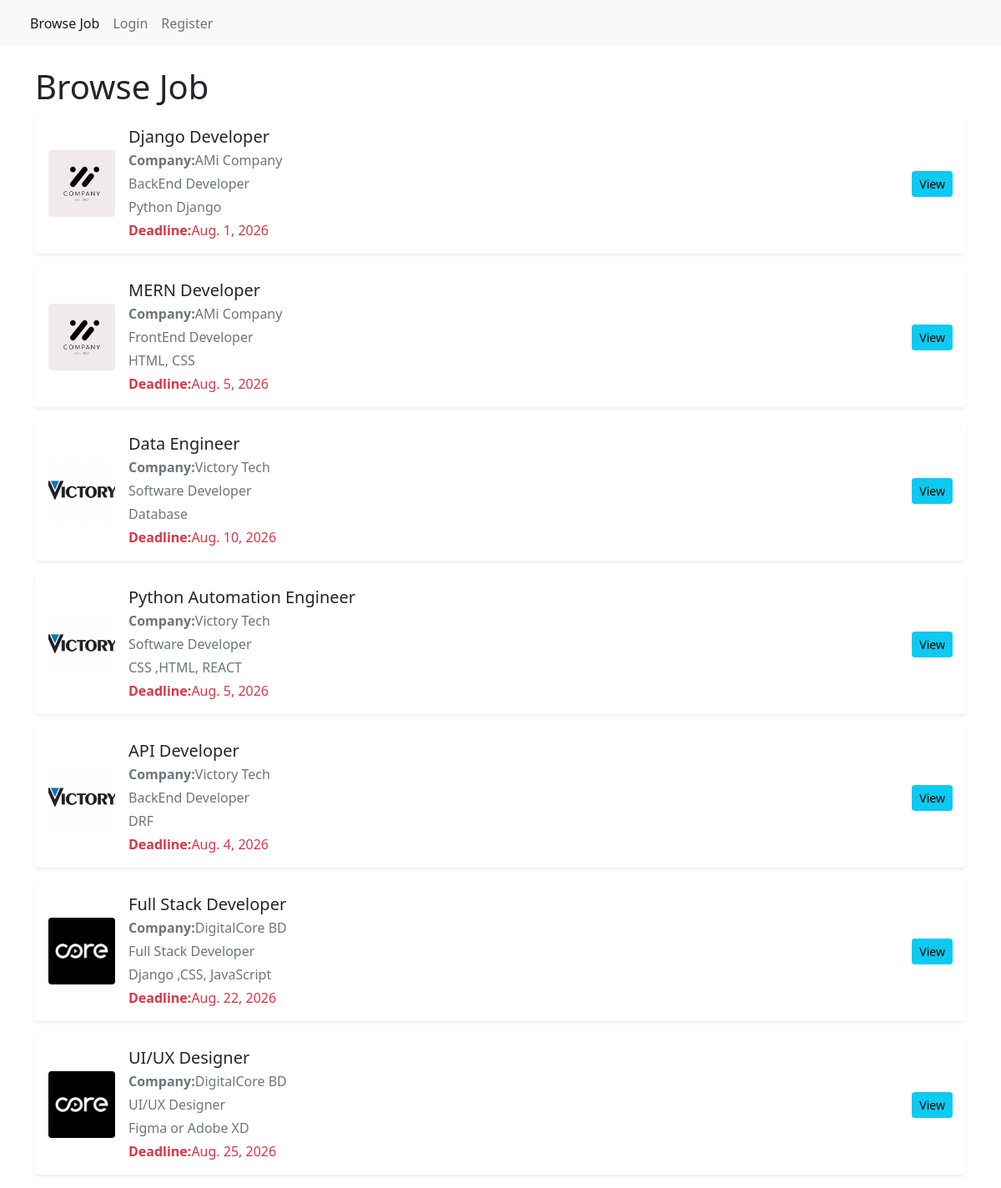
Screenshot of /browse-job/ with the database file from the repository.
### JobPortalApp/models.py (models this page shows, shortened)
class JobPostModel(models.Model):
    title = models.CharField(max_length=100,null=True)
    numer_of_opening = models.PositiveBigIntegerField(null=True)
    category = models.ForeignKey(
        categoryModel,
        on_delete=models.CASCADE,
        null=True
        )
    post_by = models.ForeignKey(
        RecruitersModel,
        on_delete=models.CASCADE,
        related_name='job_post_info',
        null=True
        )
    desciption = models.TextField(null=True)
    skill_set = models.CharField(null=True)
    deadline = models.DateField(null=True)
    created_at = models.DateField(auto_now_add=True,null=True)
    updated_at = models.DateField(auto_now_add=True,null=True)

class RecruitersModel(models.Model):
    recruiter = models.OneToOneField(
        UserModel,
        on_delete=models.CASCADE,
        related_name='recruiter_profile',
        null=True
        )
    company_name = models.CharField(null=True)
    address = models.TextField(null=True)
    contract = models.CharField(max_length=20,null=True)
    logo = models.ImageField(upload_to='company_logo',null=True)
    created_at = models.DateField(auto_now_add=True,null=True)
    updated_at = models.DateField(auto_now_add=True,null=True)

class categoryModel(models.Model):
    name = models.CharField(max_length=100,null=True)

### JobPortalApp/views.py (the view, shortened to what this page needs)
# urls.py: path('browse-job/',browse_job,name='browse_job'),
def browse_job(request):
    search_query = request.GET.get('search_query', '').strip()
    job_data = JobPostModel.objects.all()
    context = {
        'job_data': job_data,
        'search_query': search_query,
    }
    return render(request, 'browse-job.html', context)

### JobPortalApp/templates/browse-job.html (shortened to what this page needs)
{% extends 'master/base.html' %}
{% block content %}
  <h1>Browse Job</h1>
  {% for job in job_data %}
  <div class="card shadow-sm border-0 mb-3 mt-2">
  <div class="card-body">
      <div class="d-flex align-items-center">
        <div class="flex-shrink-0 me-3">
          <img src="{{ job.post_by.logo.url}}"
          alt="{{ job.post_by.company_name}}"
          class="rounded"
          style="width: 80px; height: 80px; object-fit: cover;">
        </div>
         <div class="flex-grow-1">
          <h5 class="mb-1">{{job.title}}</h5>
          <p class="mb-1 text-muted"><strong>Company:</strong>{{job.post_by.company_name}}</p>
          <p class="mb-1 text-muted">{{job.category.name}}</p>
          <p class="mb-1 text-muted">{{job.skill_set}}</p>
          <p class="mb-0 text-danger"><strong>Deadline:</strong></span>{{job.deadline}}</p>
         </div>
         <div class="text-end">
          <a href="{% url 'job_details' job.id %}" class="btn btn-sm btn-info">View</a>
         </div>
      </div>
    </div>
  </div>
  {% endfor %}
{% endblock %}

### JobPortalApp/templates/master/base.html (shortened to what this page needs)
<!DOCTYPE html>
<html lang="en">
  <head>
    <link href="https://cdn.jsdelivr.net/npm/bootstrap@5.0.2/dist/css/bootstrap.min.css" rel="stylesheet" />
  </head>
  <body>
    {% include 'master/nav.html' %}
    <div class="container mt-4">
      {% block content %}
      {% endblock %}
    </div>
  </body>
</html>

### JobPortalApp/templates/master/nav.html (shortened to what this page needs)
<nav class="navbar navbar-expand-lg navbar-light bg-light">
  <div class="container-fluid">
    <div class="collapse navbar-collapse" id="navbarNav">
      <ul class="navbar-nav">
        <li class="nav-item">
          <a class="nav-link active" aria-current="page" href="{% url 'browse_job' %}">Browse Job</a>
        </li>
         {% if request.user.is_authenticated  %}
        <li class="nav-item">
          <a class="nav-link active" aria-current="page" href="{% url 'dashboard' %}">Dashboard</a>
        </li>
        {% if request.user.user_type == 'Jobseekers' %}
        <li class="nav-item">
          <a class="nav-link active" aria-current="page" href="{% url 'my_application' %}">My Application</a>
        </li>
        {% endif %}
        <li class="nav-item">
          <a class="nav-link active" aria-current="page" href="{% url 'profile_view' %}">Profile</a>
        </li>
        <li class="nav-item">
          <a class="nav-link" href="{% url 'logout_page' %}">Logout</a>
        </li>
        {% else %}
        <li class="nav-item">
          <a class="nav-link" href="{% url 'login_page' %}">Login</a>
        </li>
        <li class="nav-item">
          <a class="nav-link" href="{% url 'register' %}">Register</a>
        </li>
        {% endif %}
      </ul>
    </div>
  </div>
</nav>

### rows the page displays
JobPostModel: post_by.logo (picture), title "Django Developer", post_by.company_name "AMi Company", category.name "BackEnd Developer", skill_set "Python Django", deadline "Aug. 1, 2026"
JobPostModel: post_by.logo (picture), title "MERN Developer", post_by.company_name "AMi Company", category.name "FrontEnd Developer", skill_set "HTML, CSS", deadline "Aug. 5, 2026"
JobPostModel: post_by.logo (picture), title "Data Engineer", post_by.company_name "Victory Tech", category.name "Software Developer", skill_set "Database", deadline "Aug. 10, 2026"
JobPostModel: post_by.logo (picture), title "Python Automation Engineer", post_by.company_name "Victory Tech", category.name "Software Developer", skill_set "CSS ,HTML, REACT", deadline "Aug. 5, 2026"
JobPostModel: post_by.logo (picture), title "API Developer", post_by.company_name "Victory Tech", category.name "BackEnd Developer", skill_set "DRF", deadline "Aug. 4, 2026"
JobPostModel: post_by.logo (picture), title "Full Stack Developer", post_by.company_name "DigitalCore BD", category.name "Full Stack Developer", skill_set "Django ,CSS, JavaScript", deadline "Aug. 22, 2026"
JobPostModel: post_by.logo (picture), title "UI/UX Designer", post_by.company_name "DigitalCore BD", category.name "UI/UX Designer", skill_set "Figma or Adobe XD", deadline "Aug. 25, 2026"
